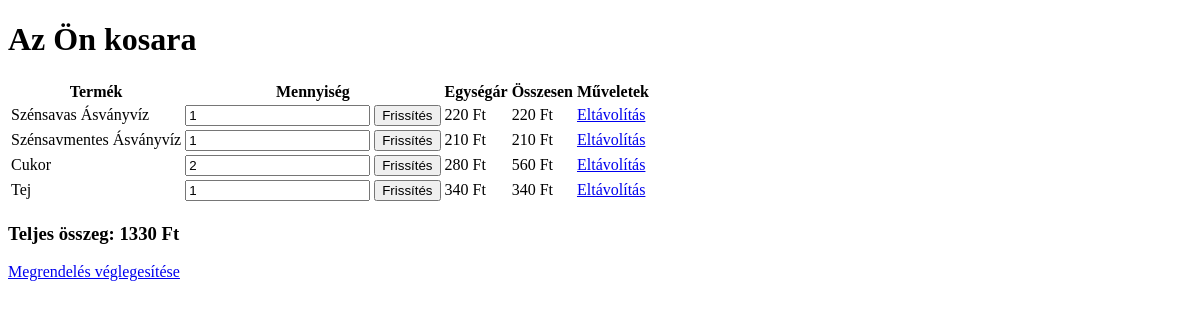
The app's page /cart/ (signed in), older data.
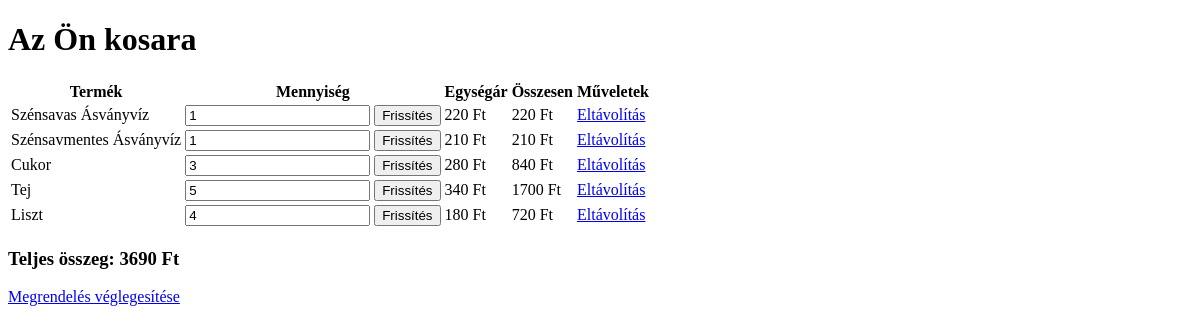
The same page, newer data.
### Fooldal/models.py (models this page shows)
class CartItem(models.Model):
    cart = models.ForeignKey(Cart, related_name='items',on_delete=models.CASCADE)
    product= models.ForeignKey('Termek', on_delete=models.CASCADE)
    quantity = models.PositiveBigIntegerField(default=1)
    def get_total_price(self):
        return self.product.Ar * self.quantity

class Termek(models.Model):
    Azon = models.CharField(max_length=10)
    Nev = models.CharField(max_length=100)
    Kategoria = models.CharField(max_length=50)
    Kiszereles = models.CharField(max_length=10)
    Ar=models.IntegerField()

### Fooldal/views.py (the view)
# urls.py: path('cart/', views.view_cart, name='view_cart'),
@login_required
def view_cart(request):
    cart, created = Cart.objects.get_or_create(user=request.user)
    items = cart.items.select_related('product')
    total_price = cart.get_total_price()
    return render(request, 'cart.html', {
        'cart': cart,
        'items': items,
        'total_price': total_price
    })

### Fooldal/models.py (called while the page is built)
    def get_total_price(self):
        return sum(item.get_total_price() for item in self.items.all())

### Fooldal/templates/cart.html (shortened to what this page needs)
<!DOCTYPE html>
<html lang="hu">
<head>
</head>
<body>
    <h1>Az Ön kosara</h1>
    {% if items %}
        <table>
            <thead>
                <tr>
                    <th>Termék</th>
                    <th>Mennyiség</th>
                    <th>Egységár</th>
                    <th>Összesen</th>
                    <th>Műveletek</th>
                </tr>
            </thead>
            <tbody>
                {% for item in items %}
                    <tr>
                        <td>{{ item.product.Nev }}</td>
                        <td>
                            <form method="POST" action="{% url 'update_quantity' item.id %}">
                                <input type="number" name="quantity" value="{{ item.quantity }}" min="1">
                                <button type="submit">Frissítés</button>
                            </form>
                        </td>
                        <td>{{ item.product.Ar }} Ft</td>
                        <td>{{ item.get_total_price }} Ft</td>
                        <td>
                            <a href="{% url 'remove_from_cart' item.id %}">Eltávolítás</a>
                        </td>
                    </tr>
                {% endfor %}
            </tbody>
        </table>
        <h3>Teljes összeg: {{ total_price }} Ft</h3>
        <a href="{% url 'order' %}">Megrendelés véglegesítése</a>
    {% else %}
        <p>A kosár üres.</p>
        <a href="{% url 'termek-list' %}">Vissza a termékekhez</a>
    {% endif %}
</body>
</html>

Row changes from the older to the newer data that the page shows:
changed CartItem "Cukor": quantity "2" → "3"; get_total_price "560" → "840"
changed CartItem "Tej": quantity "1" → "5"; get_total_price "340" → "1700"
added CartItem: product.Nev "Liszt", quantity "4", product.Ar "180", get_total_price "720"
Text that changed along with them:
{{ total_price }}: "1330" → "3690"
